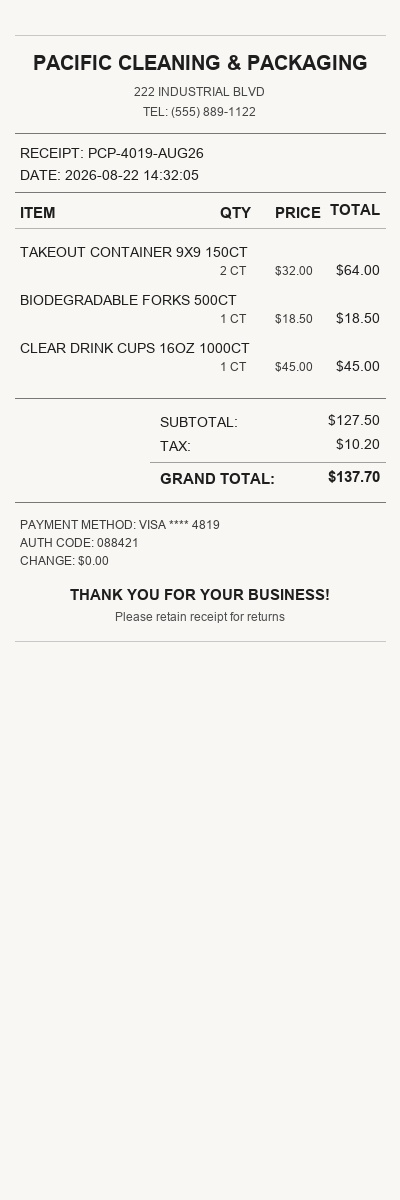
#> input picture samples_synthetic/receipt_exif_rot180.jpg, 400 x 1200 px; its folder holds only this picture in this run
$ python -i ocr_preprocess.py   (imports and definitions only)
#> lines starting #> are read from the running program, lines starting #| are printed output that depends on the picture; after the words box and inside, x2 and y2 are one past the last pixel; in counts of white or black regions, pixels touching at a corner belong together
"""OCR image preprocessing module.

PLAN 2.2: Conditional image enhancement before OCR:
- Small angle deskew (cv2 minAreaRect or Hough lines on text regions, rotate if |angle| > 0.5 deg).
- Faded thermal receipts: grayscale conversion, CLAHE (clipLimit ~2.0, tile 8x8) when contrast is low.
- Narrow / long receipts (aspect ratio height/width > 3): slice into vertically overlapping segments,
  OCR each segment, stitch results, and remove duplicates in overlap region.
"""

from typing import Tuple, List, Union, Optional
import cv2
import numpy as np

from core.types import Word


# [18 lines left out: function _normalize_min_area_rect_angle, not called in this run]


def _estimate_skew_angle(gray: np.ndarray) -> float:
    """Estimate skew angle of text lines in a grayscale image.

    Uses HoughLinesP line detection, with fallback to minAreaRect on
    connected text contours or all foreground points.

    Returns:
        Skew angle in degrees in range [-45.0, 45.0].
    """
    h, w = gray.shape[:2]
    if h == 0 or w == 0:
        return 0.0

    # 1. Edge detection and Hough lines
    edges = cv2.Canny(gray, 50, 150, apertureSize=3)
    lines = cv2.HoughLinesP(
        edges,
        rho=1,
        theta=np.pi / 180,
        threshold=40,
        minLineLength=int(min(w, h) * 0.1) if min(w, h) > 100 else 20,
        maxLineGap=10,
    )

    hough_angles = []
    if lines is not None:
        for line in lines:
            flat = np.asarray(line).ravel()
            if len(flat) >= 4:
                x1, y1, x2, y2 = flat[:4]
                if x2 != x1:
                    ang = np.degrees(np.arctan2(y2 - y1, x2 - x1))
                    while ang <= -90.0:
                        ang += 180.0
                    while ang > 90.0:
                        ang -= 180.0
                    if abs(ang) <= 45.0:
                        hough_angles.append(ang)

    if len(hough_angles) >= 3:
        return float(np.median(hough_angles))

    # 2. Text contours with minAreaRect
    if float(np.mean(gray.astype(np.float32))) > 127.0:
        thresh = cv2.threshold(gray, 0, 255, cv2.THRESH_BINARY_INV | cv2.THRESH_OTSU)[1]
    else:
        thresh = cv2.threshold(gray, 0, 255, cv2.THRESH_BINARY | cv2.THRESH_OTSU)[1]

    kernel = cv2.getStructuringElement(cv2.MORPH_RECT, (15, 3))
    dilated = cv2.dilate(thresh, kernel, iterations=1)
    contours, _ = cv2.findContours(dilated, cv2.RETR_EXTERNAL, cv2.CHAIN_APPROX_SIMPLE)

    rect_angles = []
    for c in contours:
        if cv2.contourArea(c) >= 50:
            rect = cv2.minAreaRect(c)
            h_ang = _normalize_min_area_rect_angle(rect)
            if abs(h_ang) <= 45.0:
                rect_angles.append(h_ang)

    if rect_angles:
        return float(np.median(rect_angles))

    # 3. Fallback: minAreaRect across all non-zero pixels
    pts = cv2.findNonZero(thresh)
    if pts is not None and len(pts) > 20:
        rect = cv2.minAreaRect(pts)
        h_ang = _normalize_min_area_rect_angle(rect)
        if abs(h_ang) <= 45.0:
            return float(h_ang)

    return 0.0


def deskew_image(img: np.ndarray) -> Tuple[np.ndarray, float]:
    """Detect text orientation angle and deskew image if |angle| > 0.5 degrees.

    Args:
        img: Input image (BGR or RGB numpy array, or grayscale).

    Returns:
        Tuple of (deskewed_image, rotation_angle_degrees).
    """
    if img is None or img.size == 0:
        return img, 0.0

    if len(img.shape) == 3:
        gray = cv2.cvtColor(img, cv2.COLOR_BGR2GRAY)
    else:
        gray = img.copy()

    h, w = gray.shape[:2]
    if h == 0 or w == 0:
        return img, 0.0

    # Low standard deviation indicates uniform/blank image
    if float(np.std(gray.astype(np.float32))) < 1.0:
        return img, 0.0

    detected_angle = _estimate_skew_angle(gray)

    # Rotate only if skew exceeds 0.5 degrees
    if abs(detected_angle) <= 0.5:
        return img, 0.0

    center = (float(w) / 2.0, float(h) / 2.0)
    matrix = cv2.getRotationMatrix2D(center, detected_angle, 1.0)

    # Determine background border color based on image luminance
    is_light = float(np.mean(gray.astype(np.float32))) > 127.0
    bg_val = (255.0, 255.0, 255.0) if is_light else (0.0, 0.0, 0.0)

    deskewed = cv2.warpAffine(img, matrix, (w, h), flags=cv2.INTER_LINEAR, borderValue=bg_val)
    return deskewed, detected_angle


# [161 lines left out: functions enhance_contrast_clahe, slice_long_receipt, stitch_slice_results, not called in this run]


stitch_receipt_slices = stitch_slice_results

>>> import cv2
>>> picture = cv2.imread('../samples_synthetic/receipt_exif_rot180.jpg')
#> picture is the input picture: shape (1200, 400, 3); mean B, G, R 237.5, 241.4, 242.4
>>> result = deskew_image(picture)
#> in _estimate_skew_angle, `edges = cv2.Canny(gray, 50, 150, apertureSize=3)`:
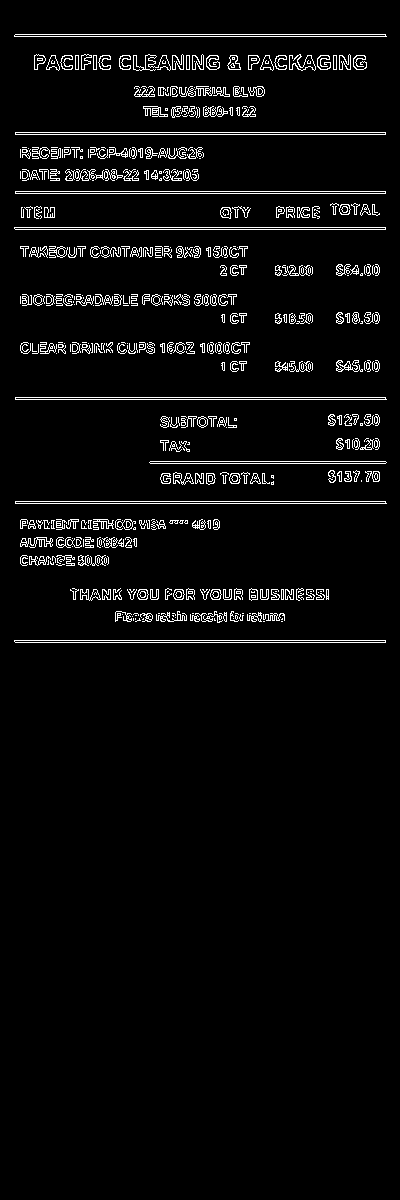
#> edges: shape (1200, 400); 4.2% white in thin lines or dots, all inside (x1, y1, x2, y2) = (14, 34, 387, 643)
#> in _estimate_skew_angle, `lines = cv2.HoughLinesP( edges, rho=1, theta=np.pi / 180, threshold=40..`: lines = 194 rows, first 6: [15, 642, 385, 642], [15, 229, 385, 229], [15, 34, 385, 34], [15, 132, 385, 132], [15, 503, 386, 503], [14, 640, 385, 640]
#> the loop in _estimate_skew_angle, `for line in lines:` made 194 passes
#> (x1, y1, x2, y2) on passes 1 to 12: (15, 642, 385, 642), (15, 229, 385, 229), (15, 34, 385, 34), (15, 132, 385, 132), (15, 503, 386, 503), (14, 640, 385, 640), (14, 227, 385, 227), (15, 397, 385, 397), (15, 399, 386, 399), (15, 134, 385, 134), (14, 36, 386, 36), (15, 191, 385, 191)
#> (x1, y1, x2, y2) on pass 100: (160, 479, 273, 475)
#> after the loop in _estimate_skew_angle, `for line in lines:`: hough_angles = 194 values, max 5.44 at index 143, min -6.95 at index 115, mean 0.09
#> in deskew_image, `detected_angle = _estimate_skew_angle(gray)`: detected_angle = 0

$ run again, on samples_synthetic/thermal_receipt_faded.jpg
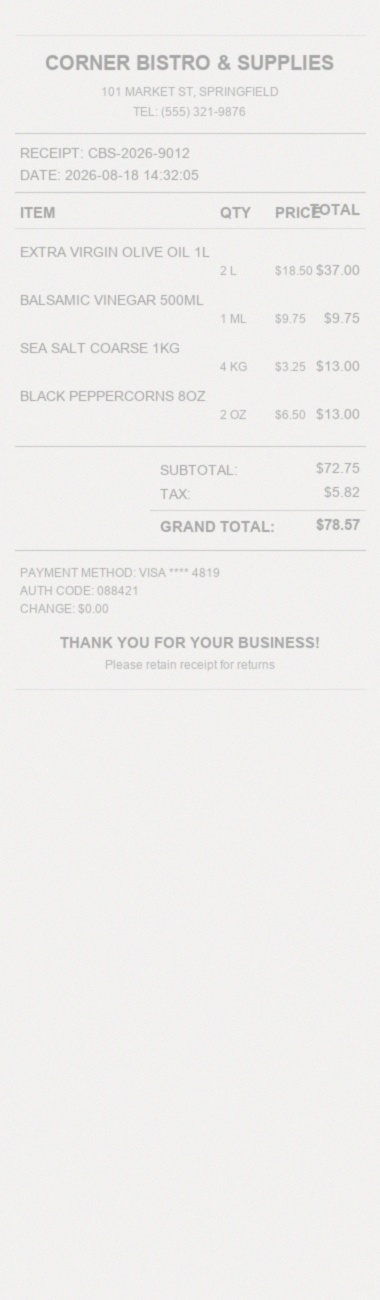
#> input picture samples_synthetic/thermal_receipt_faded.jpg, 380 x 1300 px
#> picture is the input picture: shape (1300, 380, 3); mean B, G, R 237.3, 238.6, 239.4
#> in _estimate_skew_angle, `edges = cv2.Canny(gray, 50, 150, apertureSize=3)`:
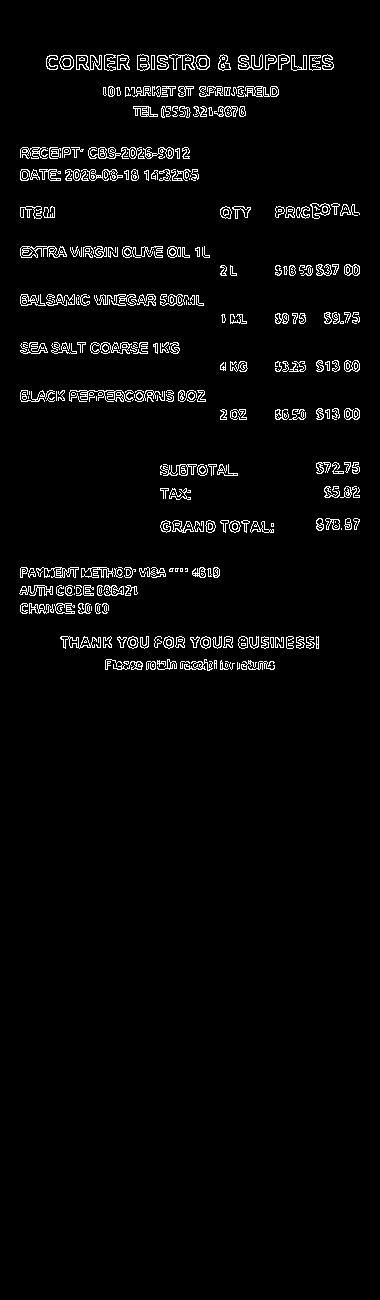
#> edges: shape (1300, 380); 3.1% white in thin lines or dots, all inside (x1, y1, x2, y2) = (19, 54, 360, 671)
#> lines = 203 rows, first 6: [49, 55, 206, 55], [49, 69, 206, 69], [61, 639, 318, 639], [60, 637, 318, 637], [20, 576, 219, 569], [46, 60, 227, 56]
#> the loop in _estimate_skew_angle, `for line in lines:` made 203 passes
#> (x1, y1, x2, y2) on passes 1 to 8: (49, 55, 206, 55), (49, 69, 206, 69), (61, 639, 318, 639), (60, 637, 318, 637), (20, 576, 219, 569), (46, 60, 227, 56), (90, 390, 203, 401), (46, 66, 333, 66)
#> after the loop in _estimate_skew_angle, `for line in lines:`: hough_angles = 203 values, max 8.02 at index 175, min -45 at index 45, mean 0.328
#> detected_angle = 0
